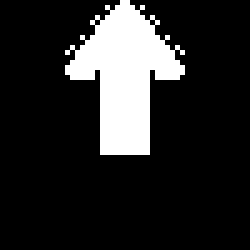
//> input picture LSem_23-24/MUL/cv5/mul-opengl/libs/SDL2-2.0.20/test/axis.bmp, 50 x 50 px (shown 5 times larger)
$ ./mt03 ../MUL/cv5/mul-opengl/libs/SDL2-2.0.20/test/axis.bmp 3   (built with g++ and OpenCV 4)
//> lines starting //> are read from the running program, lines starting //| are printed output that depends on the picture; after the words box and inside, x2 and y2 are one past the last pixel; in counts of white or black regions, pixels touching at a corner belong together
#include <stdio.h>
#include <stdlib.h>
#include <string.h>
#include <iostream>

#include <opencv2/core/core.hpp>        // basic OpenCV structures (cv::Mat, Scalar)
#include <opencv2/imgproc/imgproc.hpp>  // OpenCV image processing
#include <opencv2/highgui/highgui.hpp>  // OpenCV window I/O

using namespace std;
using namespace cv;

#define LOW_PASS_FILTER 1
#define HIGH_PASS_FILTER 2

/*---------------------------------------------------------------------------
TASK 3
	!! Only add code to the reserved places.
	!! The resulting program must not print anything extra on any output (nothing more than the prepared program framework).
*/

// Support functions

// The function rearranges the quadrants of the spectrum so that the origin is in the middle of the spcetrum.
void rearrangeSpectrum( cv::Mat& s );

// The function calculates the amplitude spectrum - absolute values from complex numbers in pixels.
cv::Mat spectrumMagnitude( cv::Mat & specCplx );

// Compare test and reference images and report the differences.
void checkDifferences( const cv::Mat test, const cv::Mat ref, std::string tag, bool save = false);


/*	TASK 3.1 - High/Low pass filter in frequency domain

	Implement a function for filtering the image in the spectral domain.
	Implement high/low pass filters (controlled by function parameter flag) by setting the particular
	spectrum parts to 0, thus, for example, for the high pass filter, reset the square area around the
	center of the spectrum of size limit_frequency.

	The Discrete Fourier Tranform is used to compute the image spectrum.

*/
int passFilter( const cv::Mat& src, cv::Mat& dst, int limit_frequency, int flag, cv::Mat * spektrum = NULL )
{
	if( src.empty())
		return 1;

	// find the optimal image size for efficient DFT calculation, use cv::getOptimalDFTSize ()
	cv::Size dftSize;
	dftSize.width = cv::getOptimalDFTSize(src.cols);
	dftSize.height = cv::getOptimalDFTSize(src.rows);

	// prepare a new image of the optimal size, set the values outside the source image to 0
	cv::Mat srcPadded;
	srcPadded = cv::Mat::zeros(dftSize, CV_32FC1);
	src.convertTo(srcPadded(cv::Rect(0,0, src.cols, src.rows)), srcPadded.type());

	// use the DFT function of the OpenCV library to calculate the spectrum
	cv::Mat spectrumCplx;
	cv::dft(srcPadded, spectrumCplx, cv::DFT_COMPLEX_OUTPUT, src.rows );

	// rearrange the quadrants of the spectrum so that the zero frequencies are in the center of the image
	rearrangeSpectrum( spectrumCplx );


	/* ***** Working area - begin ***** */
	//Get index of the center of image
	int center_x = (spectrumCplx.cols - 1)/2.f;
	int center_y = (spectrumCplx.rows - 1)/2.f;

	//get positions of the sides of the square
	float left = center_x - limit_frequency/2.f;
	float right = center_x + limit_frequency/2.f;
	float down = center_y - limit_frequency/2.f;
	float up = center_y + limit_frequency/2.f;

	if( flag == HIGH_PASS_FILTER ) {
		// ponechejte pouze hodnoty spektra nad limitnĂ­ frekvencĂ­
		for(int y = 0; y < spectrumCplx.rows; y++){
			for(int x = 0; x < spectrumCplx.cols; x++){
				//Check if inside the square if yes set 0 (High-pass)
				if(y < up && y >= down && x < right && x >= left){
					spectrumCplx.at<cv::Vec2f>(y,x)[0] = 0.f;
					spectrumCplx.at<cv::Vec2f>(y,x)[1] = 0.f;
				}
			}
		}
	}
	else if( flag == LOW_PASS_FILTER ) {
		// ponechejte pouze hodnoty spektra pod limitnĂ­ frekvencĂ­
		for(int y = 0; y < spectrumCplx.rows; y++){
			for(int x = 0; x < spectrumCplx.cols; x++){
				//Check if outside the square if yes set 0 (Low-pass)
				if(y >= up || y < down || x >= right || x < left){
					spectrumCplx.at<cv::Vec2f>(y,x)[0] = 0.f;
					spectrumCplx.at<cv::Vec2f>(y,x)[1] = 0.f;
				}
			}
		}
	}

	/* ***** Working area - end ***** */


	// export of the spectrum for evaluation purposes
	if( spektrum != NULL ) *spektrum = spectrumCplx.clone();

	// rearrange the quadrants of the spectrum back
	rearrangeSpectrum( spectrumCplx );

	// use the inverse dft (idft) function of the OpenCV library for the inverse transformation
	cv::dft( spectrumCplx, srcPadded, cv::DFT_REAL_OUTPUT+cv::DFT_INVERSE+cv::DFT_SCALE, src.rows );

	// normalize the output values and convert them to the original image format
	cv::normalize( srcPadded, srcPadded, 0, 1, CV_MINMAX );
	srcPadded(cv::Rect(0,0, src.cols, src.rows)).convertTo( dst, src.type(), 255, 0 );

	return 0;
}


/* 	Examples of input parameters
	mt03 image_path spatial_frequency_limit [path to reference results]

	- spatial_frequency_limit for testing with reference results is 20
*/
int main(int argc, char* argv[])
{
	if (argc < 3)
	{
		cout << "Not enough parameters." << endl;
		cout << "Usage: mt03 image_path spatial_frequency_limit [path to reference results]" << endl;
		return -1;
	}

    std::string img_path = "";
    std::string ref_path = "";
    int limit_frequency = 100;

	// check input parameters
	if( argc > 1 ) img_path = std::string( argv[1] );
	if( argc > 2 ) limit_frequency = atoi( argv[2] );
	if( argc > 3 ) ref_path = std::string( argv[3] );

	// load testing images
	cv::Mat src_rgb = cv::imread( img_path );
//> src_rgb is the input picture: 50 rows x 50 cols, CV_8UC3; 15.7% white; 1 white region, box (x1, y1, x2, y2) and area: (13, 0, 37, 31) 392

	// check testing images
	if( src_rgb.empty() )
	{
		cout <<  "Could not open the original image: " << img_path << endl ;
		return 1;
	}
	cv::Mat src_gray;
	cv::cvtColor( src_rgb, src_gray, CV_BGR2GRAY );

	//---------------------------------------------------------------------------

	cv::Mat low_pass, high_pass;
	cv::Mat low_spec_cplx, high_spec_cplx;
	cv::Mat low_spec, high_spec;
	passFilter( src_gray, low_pass,  limit_frequency, LOW_PASS_FILTER,  &low_spec_cplx );
//> in passFilter, `cv::dft( spectrumCplx, srcPadded, cv::DFT_REAL_OUTPUT+cv::DFT_INVERSE+..`:
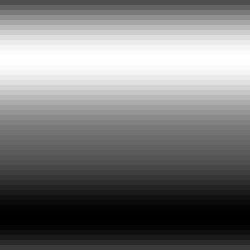
//> srcPadded: 50 rows x 50 cols, CV_32FC1 (shown 5 times larger); min 14.38, max 68.32, mean 40; drawn with min black and max white
	passFilter( src_gray, high_pass, limit_frequency, HIGH_PASS_FILTER, &high_spec_cplx );
//> call 2 of passFilter, with limit_frequency = 3, flag = 2
//> in passFilter (call 2), `cv::dft( spectrumCplx, srcPadded, cv::DFT_REAL_OUTPUT+cv::DFT_INVERSE+..`:
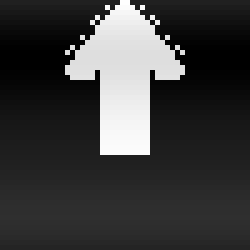
//> srcPadded: 50 rows x 50 cols, CV_32FC1 (shown 5 times larger); min -68.32, max 224.1, mean 0; drawn with min black and max white
	spectrumMagnitude(low_spec_cplx).convertTo(low_spec, CV_8UC1, 255 );
//> in spectrumMagnitude, `cv::split(specCplx, planes);`:
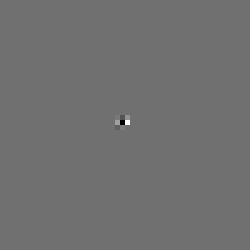
//> planes[1]: 50 rows x 50 cols, CV_32FC1 (shown 5 times larger); min -46079.7, max 58665.4, mean 15; drawn with min black and max white
//> in spectrumMagnitude, `cv::magnitude(planes[0], planes[1], planes[0]);`:
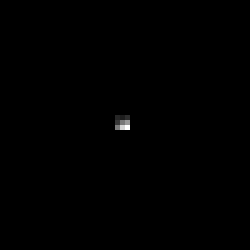
//> planes[0]: 50 rows x 50 cols, CV_32FC1 (shown 5 times larger); min 0, max 99960, mean 161.8; drawn with min black and max white
	spectrumMagnitude(high_spec_cplx).convertTo(high_spec, CV_8UC1, 255 ) ;
//> in spectrumMagnitude (call 2), `cv::split(specCplx, planes);`:
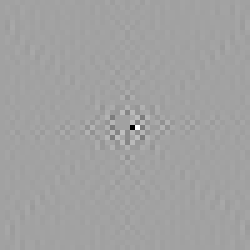
//> planes[0]: 50 rows x 50 cols, CV_32FC1 (shown 5 times larger); min -83454.6, max 48026.3, mean -22.9; drawn with min black and max white
//> in spectrumMagnitude (call 2), `cv::split(specCplx, planes);`:
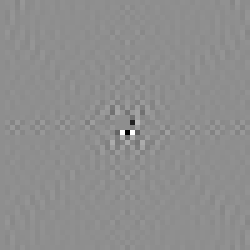
//> planes[1]: 50 rows x 50 cols, CV_32FC1 (shown 5 times larger); min -58665.4, max 46079.7, mean -15; drawn with min black and max white
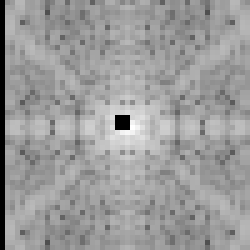
//> high_spec: 50 rows x 50 cols, CV_8UC1 (shown 5 times larger); min 0, max 255, mean 155.3

	cv::Mat low_pass_ref, high_pass_ref;
	cv::Mat low_spec_ref, high_spec_ref;
	low_pass_ref  = cv::imread( ref_path+"low_pass_ref.png",  cv::IMREAD_GRAYSCALE );
//> low_pass_ref.png cannot be read in this run, so this picture is empty
	high_pass_ref = cv::imread( ref_path+"high_pass_ref.png", cv::IMREAD_GRAYSCALE );
//> high_pass_ref.png cannot be read in this run, so this picture is empty
	low_spec_ref  = cv::imread( ref_path+"low_spec_ref.png",  cv::IMREAD_GRAYSCALE );
//> low_spec_ref.png cannot be read in this run, so this picture is empty
	high_spec_ref = cv::imread( ref_path+"high_spec_ref.png", cv::IMREAD_GRAYSCALE );
//> high_spec_ref.png cannot be read in this run, so this picture is empty
	if( low_pass_ref.empty() || low_spec_ref.empty() || high_pass_ref.empty() || high_spec_ref.empty() )
		std::cout << "WARNING: references data failed to load." << std::endl;

	// vyhodnocenĂ­
	checkDifferences( low_pass, low_pass_ref,   "LPI", true );
	checkDifferences( low_spec, low_spec_ref,   "LPS", true );
	checkDifferences( high_pass, high_pass_ref, "HPI", true );
	checkDifferences( high_spec, high_spec_ref, "HPS", true );
	std::cout << std::endl;

    return 0;
}
//---------------------------------------------------------------------------


void checkDifferences( const cv::Mat test, const cv::Mat ref, std::string tag, bool save )
{
	double mav = 255., err = 255., nonzeros = 1000.;

	if( !test.empty() ) {
		cv::Mat diff;
//> (the run ends here: the program stops with an error, at `cv::absdiff( test, ref, diff );`)
